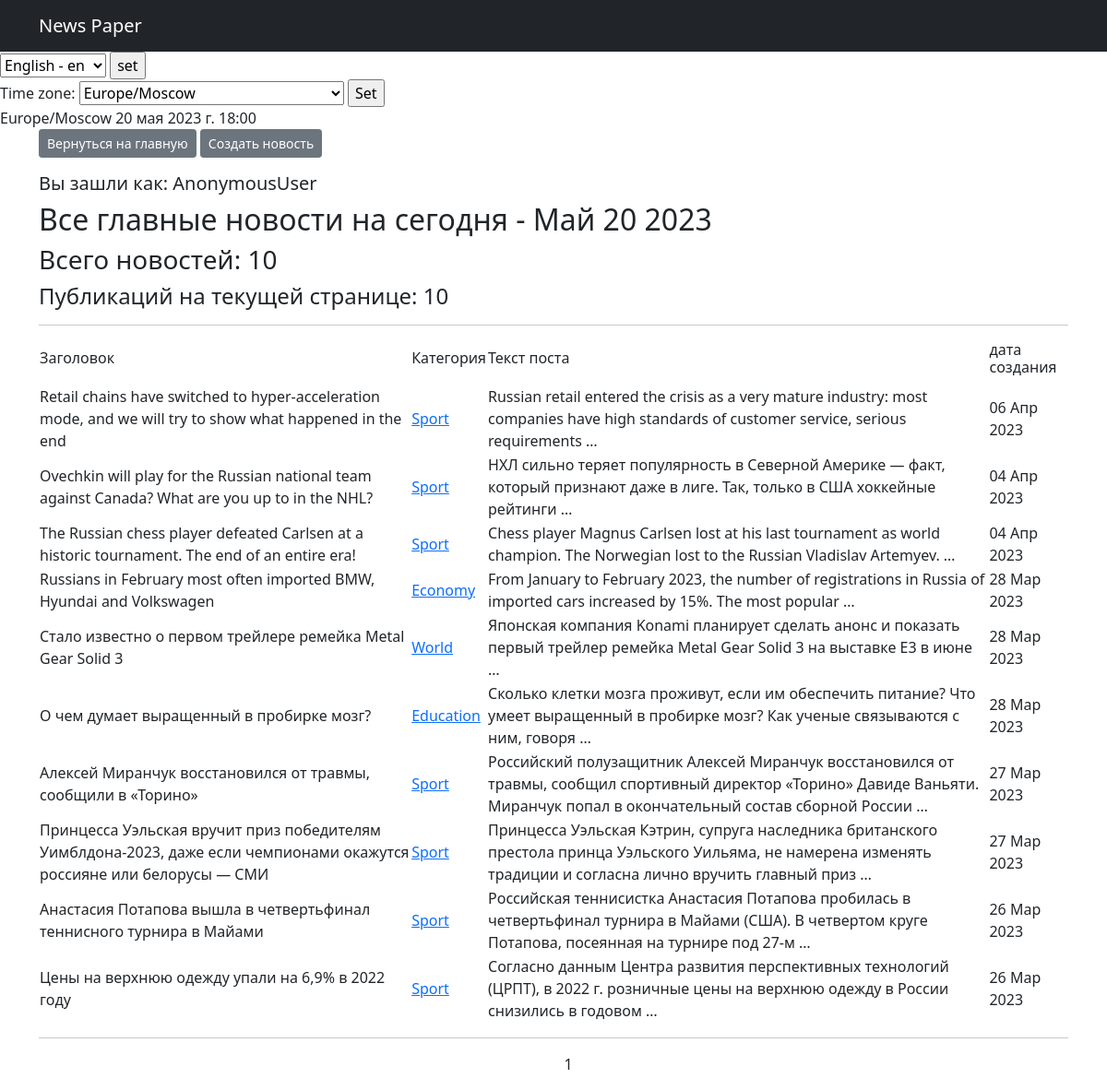
The app's page /posts/news/ with its own data.
### news/models.py (models this page shows, shortened)
class Post(models.Model):
    objects = None
    list_type = [(news, 'Новости'), (article, 'Статья')]
    author = models.ForeignKey(Author, on_delete=models.CASCADE)
    post_type = models.CharField(max_length=2, choices=list_type)
    time_create = models.DateTimeField(auto_now_add=True)
    category = models.ManyToManyField(Category, through='PostCategory')
    title = models.CharField(max_length=250)
    text_post = models.TextField()
    rating = models.FloatField(default=0.0)

class Category(models.Model):
    name = models.CharField(max_length=255, unique=True)
    subscribers = models.ManyToManyField(User, blank=True, related_name='categories')
    def __str__(self):
        return f"{self.name}"

### news/views.py (the view, shortened to what this page needs)
# urls.py: path('news/', cache_page(60*5)(NewsList.as_view()), name='news_list'),
class NewsList(ListView):
    model = Post
    queryset = Post.objects.filter(post_type='ns')
    ordering = '-time_create'
    template_name = 'news.html'
    context_object_name = 'news'
    paginate_by = 10  # вот так мы можем указать количество записей на странице
    def get_context_data(self, *args, **kwargs):
        context = super().get_context_data(*args, **kwargs)
        context['time_now'] = datetime.utcnow()
        context['current_time'] = timezone.now()
        context['timezones'] = pytz.common_timezones
        return context

### news/templatetags/custom_filters.py (called while the page is built)
@register.filter
@stringfilter
def censor(value):
    for i in range(len(bad_words)):
        num_index = value.lower().find(bad_words[i])
        if num_index > 0:
            value = value.replace(bad_words[i][1:], "*" * (len(bad_words[i]) - 1))
    return value

### news/templates/news.html (shortened to what this page needs)
{% extends 'flatpages/default.html' %}
{% load i18n %}
{% load tz %}
{% load custom_filters %}
{% block content %}
   <p class="text-left"><a href=".."  class="btn btn-secondary btn-sm"> {% trans "home" %} </a>
       <a href="create/"  class="btn btn-secondary btn-sm"> {% trans "create news" %} </a>
    <h5>{% trans "You joined as" %}:  {{request.user}}</h5>
    <h2>{% trans "All news today" %} - {{ time_now|date:'M d Y' }}</h2>
    <h3>{% trans "total news" %}: {{ page_obj.paginator.count }} </h3>
    <h4>{% trans "publications on the current page" %}: {{ news|length}}</h4>
<hr>
   {% if news %}
<table height="200">
    <tr>
       <td><h6>{% trans "title" %} </h6></td>
       <td><h6>{% trans "category" %} </h6></td>
       <td><h6>{% trans "post" %}</h6></td>
       <td><h6>{% trans "date create" %}</h6></td>
   </tr>
    {% for post in news %}
    <tr class="{% cycle 'blue' 'white' %}">
           <td>{{ post.title|censor }}</td>
           <td>
                   {% for category in post.category.all %}
                    <a href="{% url 'category_list' category.id %}">{{ category }}</a>
                   {% endfor %}
           </td>
           <td>{{ post.text_post|censor|truncatewords:20 }}</td>
           <td>{{ post.time_create|date:'d M Y' }}</td>
    </tr>
    {% endfor %}
</table>
     <hr>
{% else %}
       <h2>Новостей нет!</h2>
   {% endif %}
    <ul align="center">
   {{ page_obj.number }}
   </ul>
{% endblock content %}

### records on screen
Post: title|censor "Retail chains have switched to hyper-acceleration mode, and we will try to show what happened in the end", text_post|censor "Russian retail entered the crisis as a very mature industry: most companies have high standards of customer service, serious requirements …", time_create "06 Апр 2023"
Category: name "Sport"
Post: title|censor "Ovechkin will play for the Russian national team against Canada? What are you up to in the NHL?", text_post|censor "НХЛ сильно теряет популярность в Северной Америке — факт, который признают даже в лиге. Так, только в США хоккейные рейтинги …", time_create "04 Апр 2023"
Post: title|censor "The Russian chess player defeated Carlsen at a historic tournament. The end of an entire era!", text_post|censor "Chess player Magnus Carlsen lost at his last tournament as world champion. The Norwegian lost to the Russian Vladislav Artemyev. …", time_create "04 Апр 2023"
Post: title|censor "Russians in February most often imported BMW, Hyundai and Volkswagen", text_post|censor "From January to February 2023, the number of registrations in Russia of imported cars increased by 15%. The most popular …", time_create "28 Мар 2023"
Category: name "Economy"
Post: title|censor "Стало известно о первом трейлере ремейка Metal Gear Solid 3", text_post|censor "Японская компания Konami планирует сделать анонс и показать первый трейлер ремейка Metal Gear Solid 3 на выставке E3 в июне …", time_create "28 Мар 2023"
Category: name "World"
Post: title|censor "О чем думает выращенный в пробирке мозг?", text_post|censor "Сколько клетки мозга проживут, если им обеспечить питание? Что умеет выращенный в пробирке мозг? Как ученые связываются с ним, говоря …", time_create "28 Мар 2023"
Category: name "Education"
Post: title|censor "Алексей Миранчук восстановился от травмы, сообщили в «Торино»", text_post|censor "Российский полузащитник Алексей Миранчук восстановился от травмы, сообщил спортивный директор «Торино» Давиде Ваньяти. Миранчук попал в окончательный состав сборной России …", time_create "27 Мар 2023"
Post: title|censor "Принцесса Уэльская вручит приз победителям Уимблдона‑2023, даже если чемпионами окажутся россияне или белорусы — СМИ", text_post|censor "Принцесса Уэльская Кэтрин, супруга наследника британского престола принца Уэльского Уильяма, не намерена изменять традиции и согласна лично вручить главный приз …", time_create "27 Мар 2023"
Post: title|censor "Анастасия Потапова вышла в четвертьфинал теннисного турнира в Майами", text_post|censor "Российская теннисистка Анастасия Потапова пробилась в четвертьфинал турнира в Майами (США). В четвертом круге Потапова, посеянная на турнире под 27‑м …", time_create "26 Мар 2023"
Post: title|censor "Цены на верхнюю одежду упали на 6,9% в 2022 году", text_post|censor "Согласно данным Центра развития перспективных технологий (ЦРПТ), в 2022 г. розничные цены на верхнюю одежду в России снизились в годовом …", time_create "26 Мар 2023"

### other values on screen
{{ TIME_ZONE }} "Europe/Moscow"
{{ current_time|timezone:TIME_ZONE }} "20 мая 2023 г. 18:00"
{{ request.user }} "AnonymousUser"
{{ time_now|date:'M d Y' }} "Май 20 2023"
{{ page_obj.paginator.count }} "10"
{{ news|length }} "10"
{{ page_obj.number }} "1"
form field language "English - en"
form field timezone "Europe/Moscow"
